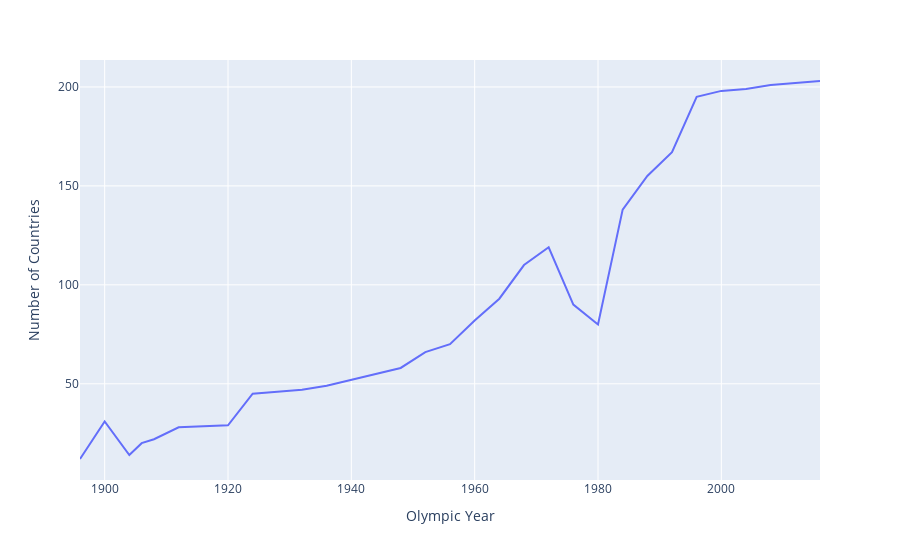

Notebook source saved alongside this figure:
### Code cell
import plotly.express as px

fig = px.line(
    nations_over_time,
    x='Edition',
    y='Number of Countries',
)
fig.update_layout(xaxis_title='Olympic Year', yaxis_title='Number of Countries')
fig.show()

### Figure 1 — Plotly figure (JSON) as saved in the notebook; plotly's stock layout.template omitted (floating-point values rounded to 4 significant figures)
{"data": [{"hovertemplate": "Edition=%{x}<br>Number of Countries=%{y}<extra></extra>", "legendgroup": "", "line": {"color": "#636efa", "dash": "solid"}, "marker": {"symbol": "circle"}, "mode": "lines", "name": "", "orientation": "v", "showlegend": false, "type": "scatter", "x": [1896, 1900, 1904, 1906, 1908, 1912, 1920, 1924, 1928, 1932, 1936, 1948, 1952, 1956, 1960, 1964, 1968, 1972, 1976, 1980, 1984, 1988, 1992, 1996, 2000, 2004, 2008, 2012, 2016], "xaxis": "x", "y": [12, 31, 14, 20, 22, 28, 29, 45, 46, 47, 49, 58, 66, 70, 82, 93, 110, 119, 90, 80, 138, 155, 167, 195, 198, 199, 201, 202, 203], "yaxis": "y"}], "layout": {"legend": {"tracegroupgap": 0}, "margin": {"t": 60}, "xaxis": {"anchor": "y", "domain": [0, 1], "title": {"text": "Olympic Year"}}, "yaxis": {"anchor": "x", "domain": [0, 1], "title": {"text": "Number of Countries"}}}}
